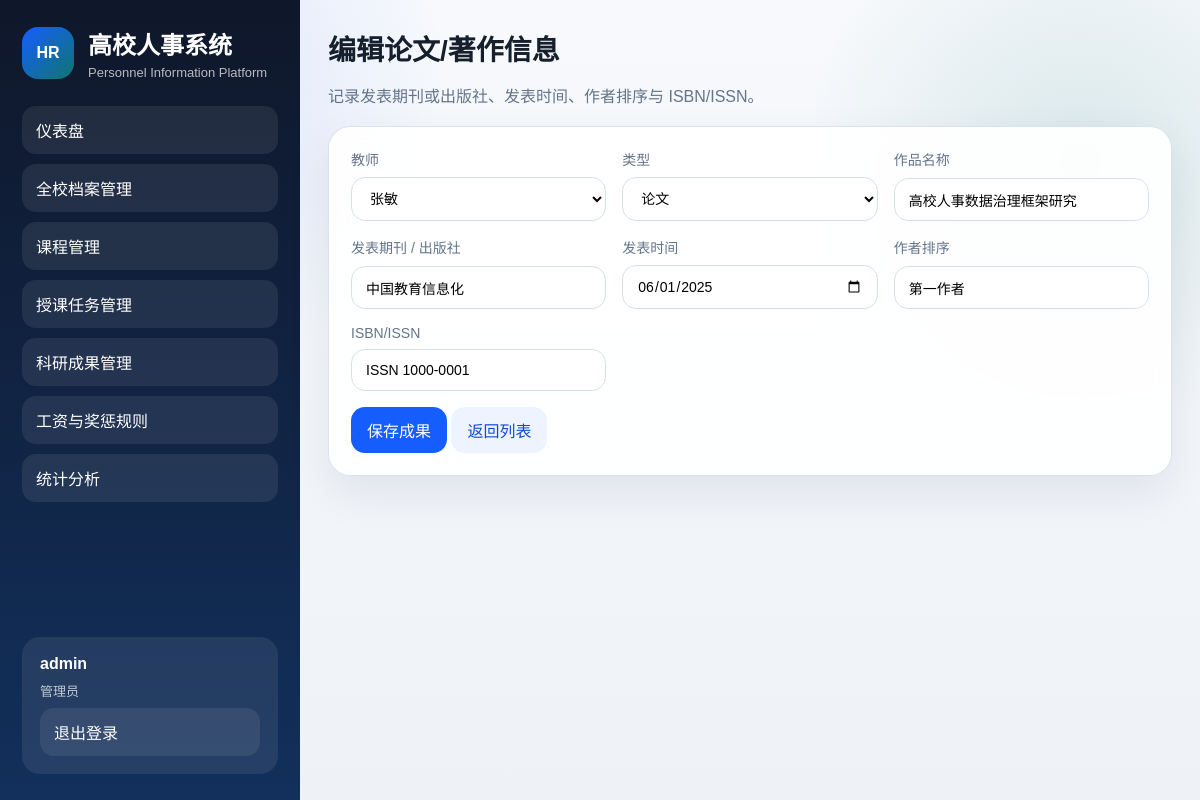
The page /research/publication/1/edit (signed in) on the database its author committed.
### models.py (models this page shows, shortened)
class TimestampMixin:
    created_at = Column(DateTime)
    updated_at = Column(DateTime)

class User(TimestampMixin, Base):
    __tablename__ = "users"
    id = Column(Integer, primary_key=True)
    username = Column(String(64), unique=True, nullable=False, index=True)
    password_hash = Column(String(255), nullable=False)
    role = Column(String(20), nullable=False, default="teacher", index=True)
    employee_id = Column(Integer, ForeignKey("employees.id"))
    employee = relationship("Employee", back_populates="user", uselist=False)

class Publication(TimestampMixin, Base):
    __tablename__ = "publications"
    id = Column(Integer, primary_key=True)
    employee_id = Column(Integer, ForeignKey("employees.id"), nullable=False)
    work_name = Column(String(150), nullable=False, index=True)
    publisher = Column(String(150))
    publish_date = Column(Date)
    author_order = Column(String(50))
    isbn_issn = Column(String(50))
    work_type = Column(String(20), nullable=False, default="论文")
    employee = relationship("Employee", back_populates="publications")

class Employee(TimestampMixin, Base):
    __tablename__ = "employees"
    id = Column(Integer, primary_key=True)
    employee_no = Column(String(32), unique=True, nullable=False, index=True)
    name = Column(String(50), nullable=False)
    gender = Column(String(10), nullable=False)
    birth_date = Column(Date)
    education = Column(String(50), index=True)
    degree = Column(String(50))
    major = Column(String(100))
    hire_date = Column(Date)
    department_id = Column(Integer, ForeignKey("departments.id"), nullable=False)
    title = Column(String(50), index=True)
    position = Column(String(50))
    salary_grade = Column(String(20))
    phone = Column(String(30))
    email = Column(String(120))
    reward_punishment = Column(Text)
    status = Column(String(20), nullable=False, default="在职", index=True)
    notes = Column(Text)
    department = relationship("Department", back_populates="employees")
    user = relationship("User", back_populates="employee", uselist=False)
    course_assignments = relationship("TeachingAssignment", back_populates="employee")
    research_projects = relationship("ResearchProject", back_populates="employee")
    patents = relationship("Patent", back_populates="employee")
    publications = relationship("Publication", back_populates="employee")

### app.py (the view, shortened to what this page needs)
    @app.route("/research/publication/<int:record_id>/edit", methods=["GET", "POST"])
    @role_required("admin")
    def publication_edit(record_id: int):
        employees = Employee.query.order_by(Employee.name.asc()).all()
        record = get_or_404(Publication, record_id)
        return render_template("research/publication_form.html", record=record, employees=employees)

### app.py (called while the page is built)
def register_context(app: Flask) -> None:
    @app.context_processor
    def inject_user():
        return {
            "current_user": get_current_user(),
            "employee_statuses": EMPLOYEE_STATUSES,
            "gender_options": GENDER_OPTIONS,
            "salary_grade_options": SALARY_GRADE_OPTIONS,
            "course_natures": COURSE_NATURES,
            "research_statuses": RESEARCH_STATUSES,
            "publication_types": PUBLICATION_TYPES,
        }

def get_or_404(model, object_id: int):
    obj = db.session.get(model, object_id)
    if obj is None:
        abort(404)
    return obj

### extensions.py (called while the page is built)
    def init_app(self, app) -> None:
        uri = app.config["SQLALCHEMY_DATABASE_URI"]
        connect_args = {}
        if uri.startswith("sqlite:///"):
            connect_args["check_same_thread"] = False
        engine = create_engine(uri, connect_args=connect_args)
        SessionLocal.configure(bind=engine)
        Base.metadata.bind = engine
        Base.query = SessionLocal.query_property()
        Base.metadata.create_all(bind=engine)
        @app.teardown_appcontext
        def remove_session(exception=None):
            SessionLocal.remove()

### utils.py (called while the page is built)
def get_current_user() -> User | None:
    user_id = session.get("user_id")
    if not user_id:
        return None
    return db.session.get(User, user_id)

def role_required(*roles):
    def decorator(view):
        @wraps(view)
        def wrapped_view(*args, **kwargs):
            user = get_current_user()
            if not user:
                flash("请先登录系统。", "warning")
                return redirect(url_for("login"))
            if user.role not in roles:
                abort(403)
            return view(*args, **kwargs)
        return wrapped_view
    return decorator

### templates/research/publication_form.html
{% extends 'base.html' %}
{% block content %}
<section class="page-head">
    <div>
        <h2>{{ '编辑论文/著作信息' if record else '新增论文/著作信息' }}</h2>
        <p>记录发表期刊或出版社、发表时间、作者排序与 ISBN/ISSN。</p>
    </div>
</section>
<section class="panel">
    <form method="post" class="form-grid">
        <label>
            教师
            <select name="employee_id">
                {% for employee in employees %}
                <option value="{{ employee.id }}" {% if record and record.employee_id == employee.id %}selected{% endif %}>{{ employee.name }}</option>
                {% endfor %}
            </select>
        </label>
        <label>
            类型
            <select name="work_type">
                {% for item in ['论文','著作'] %}
                <option value="{{ item }}" {% if record and record.work_type == item %}selected{% endif %}>{{ item }}</option>
                {% endfor %}
            </select>
        </label>
        <label>
            作品名称
            <input type="text" name="work_name" value="{{ record.work_name if record else '' }}" required>
        </label>
        <label>
            发表期刊 / 出版社
            <input type="text" name="publisher" value="{{ record.publisher if record else '' }}">
        </label>
        <label>
            发表时间
            <input type="date" name="publish_date" value="{{ record.publish_date if record and record.publish_date else '' }}">
        </label>
        <label>
            作者排序
            <input type="text" name="author_order" value="{{ record.author_order if record else '' }}">
        </label>
        <label>
            ISBN/ISSN
            <input type="text" name="isbn_issn" value="{{ record.isbn_issn if record else '' }}">
        </label>
        <div class="full form-actions">
            <button type="submit">保存成果</button>
            <a class="secondary-btn" href="{{ url_for('research_home') }}">返回列表</a>
        </div>
    </form>
</section>
{% endblock %}

### templates/base.html (shortened to what this page needs)
<!DOCTYPE html>
<html lang="zh-CN">
<head>
    <link rel="stylesheet" href="{{ url_for('static', filename='css/style.css') }}">
</head>
<body class="{% if current_user %}logged-in{% else %}guest{% endif %}">
    <div class="{% if current_user %}app-shell{% else %}public-shell{% endif %}">
        {% if current_user %}
        <aside class="sidebar">
            <div class="brand">
                <div class="brand-mark">HR</div>
                <div>
                    <h1>高校人事系统</h1>
                    <p>Personnel Information Platform</p>
                </div>
            </div>
            <nav class="nav">
                {% if current_user.role == 'admin' %}
                <a href="{{ url_for('dashboard') }}">仪表盘</a>
                <a href="{{ url_for('employee_list') }}">全校档案管理</a>
                <a href="{{ url_for('course_list') }}">课程管理</a>
                <a href="{{ url_for('teaching_list') }}">授课任务管理</a>
                <a href="{{ url_for('research_home') }}">科研成果管理</a>
                <a href="{{ url_for('salary_rules') }}">工资与奖惩规则</a>
                <a href="{{ url_for('statistics') }}">统计分析</a>
                {% else %}
                <a href="{{ url_for('dashboard') }}">仪表盘</a>
                <a href="{{ url_for('employee_list') }}">我的档案</a>
                <a href="{{ url_for('course_list') }}">我的课程</a>
                <a href="{{ url_for('research_home') }}">我的科研</a>
                <a href="{{ url_for('salary_rules') }}">工资与奖惩规则</a>
                {% endif %}
            </nav>
            <div class="account-card">
                <div class="account-name">{{ current_user.username }}</div>
                <div class="account-meta">{{ '管理员' if current_user.role == 'admin' else '教师账号' }}</div>
                <a class="ghost-btn" href="{{ url_for('logout') }}">退出登录</a>
            </div>
        </aside>
        {% endif %}
        <main class="content {% if not current_user %}auth-layout{% endif %}">
            {% block content %}{% endblock %}
        </main>
    </div>
</body>
</html>

### static/css/style.css (style rules this page uses)
:root { --bg: #eef2f7; --panel: rgba(255, 255, 255, 0.92); --ink: #16202c; --muted: #64748b; --brand: #165dff; --brand-2: #0f4bd8; --line: #d7dfeb; --accent: #0f766e; --danger: #d14343; --shadow: 0 18px 45px rgba(17, 24, 39, 0.08); }
* { box-sizing: border-box; }
body { margin: 0; color: var(--ink); font-family: "Microsoft YaHei", "PingFang SC", sans-serif; background: radial-gradient(circle at 10% 10%, rgba(22, 93, 255, 0.14), transparent 25%), radial-gradient(circle at 90% 20%, rgba(15, 118, 110, 0.12), transparent 22%), linear-gradient(180deg, #f7f9fc 0%, var(--bg) 100%); }
a { color: inherit; text-decoration: none; }
.app-shell { min-height: 100vh; display: grid; grid-template-columns: 300px 1fr; }
.sidebar { background: linear-gradient(180deg, #0f172a 0%, #12305c 100%); color: #fff; padding: 26px 22px; display: flex; flex-direction: column; gap: 26px; position: sticky; top: 0; height: 100vh; }
.brand { display: flex; gap: 14px; align-items: center; }
.brand-mark { width: 52px; height: 52px; border-radius: 16px; display: grid; place-items: center; background: linear-gradient(135deg, #165dff, #0f766e); font-weight: 800; }
.brand h1, .brand p { margin: 0; }
.brand p { color: rgba(255, 255, 255, 0.7); font-size: 13px; margin-top: 4px; }
.nav { display: grid; gap: 10px; }
.nav a, .ghost-btn { padding: 12px 14px; border-radius: 14px; background: rgba(255, 255, 255, 0.08); transition: transform .18s ease, background .18s ease; }
.account-card { margin-top: auto; padding: 18px; border-radius: 18px; background: rgba(255, 255, 255, 0.08); display: grid; gap: 8px; }
.account-name { font-weight: 700; }
.account-meta { color: rgba(255,255,255,.72); font-size: 13px; }
.content { padding: 28px; }
.hero-banner, .login-panel, .panel, .metric-card { background: var(--panel); border: 1px solid rgba(215, 223, 235, 0.9); box-shadow: var(--shadow); backdrop-filter: blur(10px); }
.hero-banner h2, .login-hero h2, .page-head h2 { margin: 0; font-size: 28px; }
.hero-banner p, .page-head p, .login-hero p { color: var(--muted); line-height: 1.65; }
.panel, .login-card { border-radius: 22px; padding: 22px; }
.page-head { display: flex; justify-content: space-between; gap: 18px; align-items: center; }
form { margin: 0; }
.form-grid, .filter-grid { display: grid; gap: 16px; }
.form-grid { grid-template-columns: repeat(auto-fit, minmax(220px, 1fr)); }
label { display: grid; gap: 8px; color: var(--muted); font-size: 14px; }
input, select, textarea, button { font: inherit; }
input, select, textarea { width: 100%; padding: 12px 14px; border: 1px solid var(--line); border-radius: 14px; background: #fff; }
button, .secondary-btn, .actions a { display: inline-flex; align-items: center; justify-content: center; padding: 11px 16px; border: none; border-radius: 14px; background: var(--brand); color: #fff; cursor: pointer; }
.secondary-btn { background: #edf3ff; color: var(--brand-2); }
.full { grid-column: 1 / -1; }

### rows shown on the page
User: username "admin", role "管理员"
Publication: employee_id "张敏", work_type "论文", work_name "高校人事数据治理框架研究", publisher "中国教育信息化", publish_date "06/01/2025", author_order "第一作者", isbn_issn "ISSN 1000-0001"

### other values the page prints
{{ '编辑论文/著作信息' if record else '新增论文/著作信息' }} "编辑论文/著作信息"
